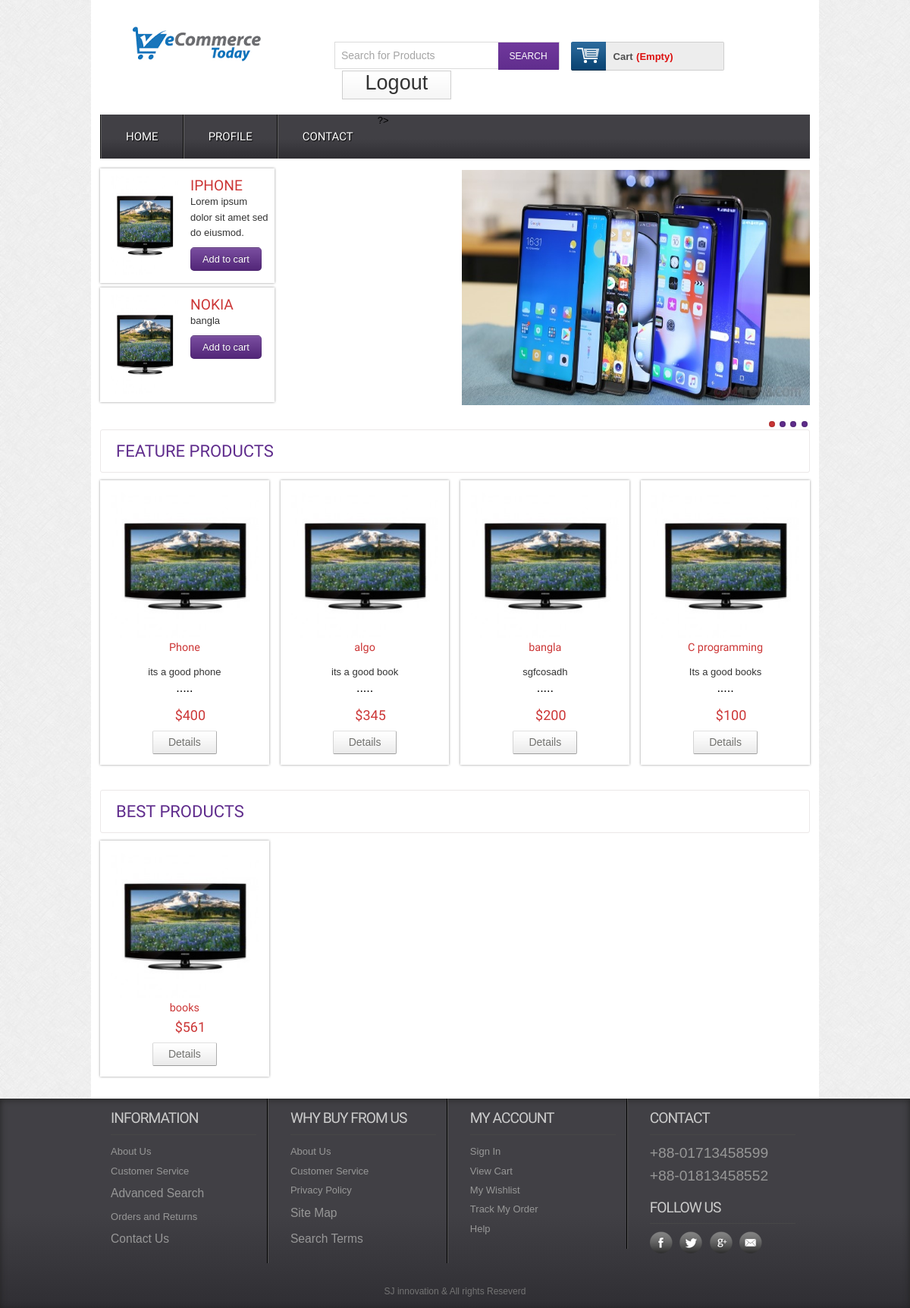
The app's page / (signed in) with its own data.
### tables this page shows
CREATE TABLE `products` (
  `product_id` int(11) NOT NULL,
  `product_name` varchar(255) NOT NULL,
  `cat_id` int(11) NOT NULL,
  `brand_id` int(11) NOT NULL,
  `body` text NOT NULL,
  `price` float NOT NULL,
  `image` varchar(255) NOT NULL,
  `type` tinyint(4) NOT NULL DEFAULT '0'
);

### classes/Product.php (called while the page is built, shortened)
<?php
	$filepath = realpath(dirname(__FILE__));
	include_once ($filepath.'/../lib/Database.php');
	include_once ($filepath.'/../helper/Format.php');
?>
<?php
	class Product
	{
		private $db;
		public function __construct()
		{
			$this->db = new Database();
		}
		public function getFeaturedProduct(){
			$query = "SELECT * FROM products WHERE type='0' ORDER BY product_id DESC LIMIT 4";
			$result = $this->db->select($query);
			return $result;
		}
		public function getBestProduct(){
			$query = "SELECT * FROM products WHERE type='1' ORDER BY product_id DESC LIMIT 4";
			$result = $this->db->select($query);
			return $result;
		}
			public function latestFromIphone(){
				$query = "SELECT * FROM products WHERE brand_id = '1' ORDER BY product_id DESC LIMIT 1";
				$result = $this->db->select($query);
				return $result;
			}
			public function latestFromNokia(){
				$query = "SELECT * FROM products WHERE brand_id = '3' ORDER BY product_id DESC LIMIT 1";
				$result = $this->db->select($query);
				return $result;
			}
	}
?>

### lib/Database.php (called while the page is built, shortened)
<?php
    Class Database{
     public $host   = DB_HOST;
     public $user   = DB_USER;
     public $pass   = DB_PASS;
     public $dbname = DB_NAME;
     public $link;
    private function connectDB(){
     $this->link = new mysqli($this->host, $this->user, $this->pass,
      $this->dbname);
     }
    public function select($query){
      $result = $this->link->query($query) or
       die($this->link->error.__LINE__);
      if($result->num_rows > 0){
        return $result;
      } else {
        return false;
      }
     }
 }

### helper/Format.php (called while the page is built, shortened)
<?php
Class Format {
 public function textShorten($text, $limit = 400){
  $text = $text. " ";
  $text = substr($text, 0, $limit);
  $text = substr($text, 0, strrpos($text, ' '));
  $text = $text.".....";
  return $text;
 }
}
?>

### index.php (the view, shortened to what this page needs)
<?php
	include 'inc/header.php';
	include 'inc/slider.php';
?>
 <div class="main">
    <div class="content">
    	<div class="content_top">
    		<div class="heading">
    		<h3>Feature Products</h3>
    		</div>
    	</div>
	      <div class="section group">
		      	<?php
		      		$getFeaturedPD = $pd->getFeaturedProduct();
		      			if($getFeaturedPD){
		      				while($result = $getFeaturedPD->fetch_assoc()){
		      	?>
				<div class="grid_1_of_4 images_1_of_4">
					 <a href="details.php?proid=<?php echo $result['product_id']; ?> "><img src="admin/<?php echo $result['image']; ?>" alt="" /></a>
					 <h2><?php echo $result['product_name']; ?></h2>
					 <p><?php echo $fm->textShorten($result['body'], 50 ); ?></p>
					 <p><span class="price">$<?php echo $result['price']; ?></span></p>
				     <div class="button"><span><a href="details.php?proid=<?php echo $result['product_id']; ?> " class="details">Details</a></span></div>
				</div>
				<?php } } ?>
			</div>
			<div class="content_bottom">
    		<div class="heading">
    		<h3>Best Products</h3>
    		</div>
    	</div>
			<div class="section group">
				<?php
		      		$getBestPD = $pd->getBestProduct();
		      			if($getBestPD){
		      				while($result = $getBestPD->fetch_assoc()){
		      	?>
				<div class="grid_1_of_4 images_1_of_4">
					  <a href="details.php?proid=<?php echo $result['product_id']; ?> "><img src="admin/<?php echo $result['image']; ?>" alt="" /></a>
					  <h2><?php echo $result['product_name']; ?></h2>
					  <p><span class="price">$<?php echo $result['price']; ?></span></p>
				     <div class="button"><span><a href="details.php?proid=<?php echo $result['product_id']; ?> " class="details">Details</a></span></div>
				</div>
				<?php } } ?>
			</div>
    </div>
 </div>
<?php
	include 'inc/footer.php';
?>

### inc/slider.php (shortened to what this page needs)
<div class="header_bottom">
	<div class="header_bottom_left">
		<div class="section group">
			<?php
				$getIphone = $pd->latestFromIphone();
				if($getIphone){
					while($result = $getIphone->fetch_assoc()){
			?>
			<div class="listview_1_of_2 images_1_of_2">
				<div class="listimg listimg_2_of_1">
					 <a href="details.php?proid=<?php echo $result['product_id']; ?>"> <img src="admin/<?php echo $result['image'];?>" alt="" /></a>
				</div>
			    <div class="text list_2_of_1">
					<h2>Iphone</h2>
					<p>Lorem ipsum dolor sit amet sed do eiusmod.</p>
					<div class="button"><span><a href="details.php?proid=<?php echo $result['product_id']; ?>">Add to cart</a></span></div>
			   </div>
		   </div>
		   <?php } }?>
		</div>
		<div class="section group">
			<?php
				$getnokia = $pd->latestFromNokia();
				if($getnokia){
					while($result = $getnokia->fetch_assoc()){
			?>
			<div class="listview_1_of_2 images_1_of_2">
				<div class="listimg listimg_2_of_1">
					 <a href="details.php?proid=<?php echo $result['product_id']; ?>"> <img src="admin/<?php echo $result['image'];?>" alt="" /></a>
				</div>
			    <div class="text list_2_of_1">
					<h2>Nokia</h2>
					<p><?php echo $result['product_name']?></p>
					<div class="button"><span><a href="details.php?proid=<?php echo $result['product_id']; ?>">Add to cart</a></span></div>
			   </div>
		   </div>
		   <?php } }?>
		</div>
	</div>
		 <div class="header_bottom_right_images">
		<section class="slider">
			  <div class="flexslider">
				<ul class="slides">
					<li><img src="images/1.jpg" alt=""/></li>
			    </ul>
			  </div>
      </section>
    </div>
 </div>

### css/style.css (style rules this page uses)
html,body,div,span,applet,object,iframe,h1,h2,h3,h4,h5,h6,p,blockquote,pre,a,abbr,acronym,address,big,cite,code,del,dfn,em,img,ins,kbd,q,s,samp,small,strike,strong,sub,sup,tt,var,b,u,i,dl,dt,dd,ol,nav ul,nav li,fieldset,form,label,legend,table,caption,tbody,tfoot,thead,tr,th,td,article,aside,canvas,details,embed,figure,figcaption,footer,header,hgroup,menu,nav,output,ruby,section,summary,time,mark,audio,video { margin:0;padding:0;border:0;font-size:100%;font:inherit;vertical-align:baseline; }
article, aside, details, figcaption, figure,footer, header, hgroup, menu, nav, section { display: block; }
ol,ul { list-style:none;margin:0;padding:0; }
a { text-decoration:none; }
img { max-width:100%; }
body { font-family:Arial, Helvetica, sans-serif; background:url(../images/body_bg3.jpg); }
.header_bottom { margin-bottom:10px; }
.header_bottom_left { float:left; width:50%; padding-top:6px; }
.section { clear: both; padding: 0px; margin: 0px; }
.group:before, .group:after { content:""; display:table; }
.group:after { clear:both; }
.group { zoom:1; }
.listview_1_of_2 { display: block; float:left; margin: 1.4% 0 0% 1.6%; box-shadow: 0px 0px 3px rgb(150, 150, 150); }
.listimg { text-align:center; float:left; }
.text { display: block; float:left; margin: 2% 0 0% 3.6%; }
.listview_1_of_2:first-child { margin-left: 0; }
.images_1_of_2 { width: 46.2%; padding:1.5%; }
.listimg_2_of_1 { width: 48.2%; }
.list_2_of_1 { width: 48.2%; }
.images_1_of_2 img { height: 133px; width: 90px; }
.list_2_of_1 h2 { color:#CC3636; font-size:1.2em; font-family: 'Monda', sans-serif; font-weight : normal; text-transform:uppercase; }
.list_2_of_1 p { font-size:0.8125em; color: #333; line-height: 1.6em; font-family : verdana, arial, helvetica, helve, sans-serif; padding:0; }
.list_2_of_1 .button { line-height:1.9em; margin-top:0.5em; }
.list_2_of_1 .button a { padding:7px 15px; font-size:0.8em; font-family: Arial, "Helvetica Neue", "Helvetica", Tahoma, Verdana, sans-serif; border: 1px solid rgba(0,0,0,0.1); background:#602D8D url(../images/large-button-overlay.png); color : #fff; text-shadow:0 -1px 1px rgba(0, 0, 0, 0.25); -moz-border-radius:5px; -webkit-border-radius:5px; border-radius:5px; }
.header_bottom_right_images { float:left; width:49%; margin-left:1%; padding-top: 15px; }
.content { padding:20px 0; background:#FFF; }
.content h2 { font-size:23px; color:#6C6C6C; font-family: 'Monda', sans-serif; }
.content_top { padding:15px 20px; border:1px solid #EBE8E8; border-radius:3px; }
.content_bottom { padding:15px 20px; border:1px solid #EBE8E8; border-radius:3px; margin-top:2.6%; }
.heading { float:left; margin-right:10%; }
.heading h3 { font-family: 'Monda', sans-serif; font-size:22px; color:#602D8D; text-transform:uppercase; }
.grid_1_of_4 { display: block; float:left; margin: 1% 0 1% 1.6%; box-shadow: 0px 0px 3px rgb(150, 150, 150); }
.grid_1_of_4:first-child { margin-left: 0; }
.images_1_of_4 { width: 20.8%; padding:1.5%; text-align:center; position:relative; }
.images_1_of_4 img { max-width:100%; }
.images_1_of_4 h2 { color: #CC3636; font-family: 'Monda', sans-serif; font-size:0.9em; font-weight : normal; }
.images_1_of_4 p { font-size:0.8125em; padding:0.4em 0; color: #333; }
.images_1_of_4 p span.price { font-size:18px; font-family: 'Monda', sans-serif; color: #CC3636; margin-left:15px; }
.images_1_of_4 .button { float: left; line-height: 1.9em; margin-top: 0.3em; width: 100%; }
.images_1_of_4 .button a { padding:7px 20px; font-size:0.8em; }
.images_1_of_4 .button a { font-family: "Trebuchet MS",Arial,Helvetica,sans-serif; font-size: 14px; line-height: 15px; text-transform: none; color: #737370; text-decoration: none!important; background: url(../images/button-bg.png) repeat-x 0 0 #E8E8E8; display: inline-block; border-left: 1px solid #D4D4D4!important; border-right: 1px solid #ADADAD!important; border-top: 1px solid #E0E0E0!important; border-bottom: 1px solid #9C9C9C!important; cursor: pointer!important; margin: 0 2px; border-radius: 2px; -moz-border-radius: 2px; -webkit-border-radius: 2px; -webkit-transition: all 0.5s ease; -moz-transition: all 0.5s ease; -o-transition: all 0.5s ease; transition: all 0.5s ease; }

### records on screen
products: image (picture), product_name "algo", body "its a good book .....", price "345"
products: image (picture), product_name "bangla", body "sgfcosadh .....", price "200"
products: image (picture), product_name "Phone", body "its a good phone .....", price "400"
products: image (picture), product_name "C programming", body "Its a good books .....", price "100"
products: image (picture), product_name "books", price "561"
